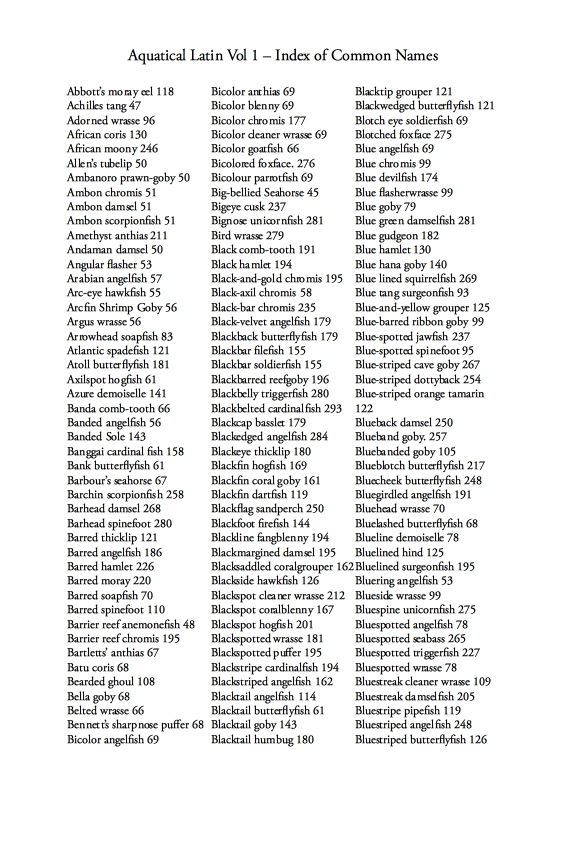
#> input picture index_samples/Cnames.jpg, 576 x 864 px
$ python Bounding_boxes_index.py
#> lines starting #> are read from the running program, lines starting #| are printed output that depends on the picture; after the words box and inside, x2 and y2 are one past the last pixel; in counts of white or black regions, pixels touching at a corner belong together
import pytesseract
import cv2

# image = cv2.imread("index_samples/sample_1.png")
image = cv2.imread("index_samples/Cnames.jpg")
#> image is the input picture: shape (864, 576, 3); mean B, G, R 235.7, 235.7, 235.8

gray = cv2.cvtColor(image, cv2.COLOR_BGR2GRAY)

# cv2.imwrite("index_samples/sample_1_gray.png", gray)

blur = cv2.GaussianBlur(gray, (7,7), 0)
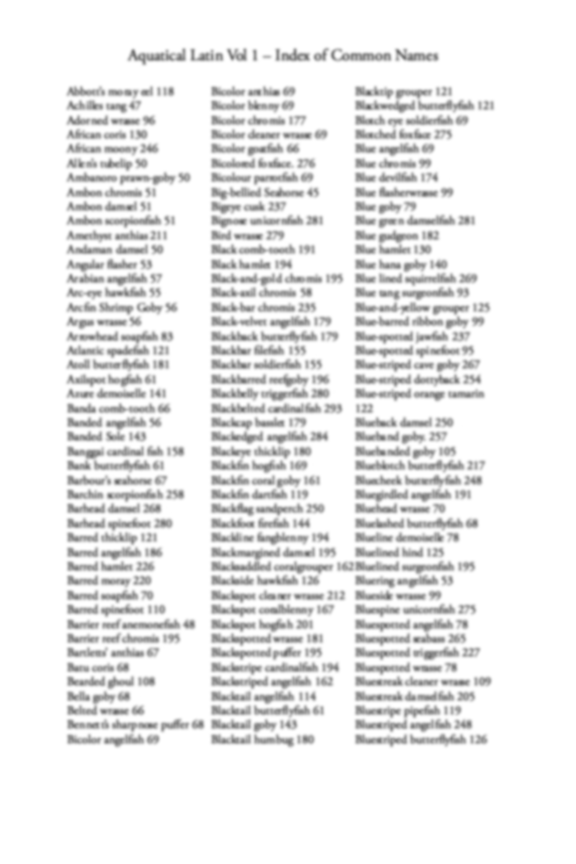
#> blur: shape (864, 576); min 106, max 255, mean 235.8

# cv2.imwrite("index_samples/sample_1_blur.png", blur)

thresh = cv2.threshold(blur, 0, 255, cv2.THRESH_BINARY_INV + cv2.THRESH_OTSU)[1]
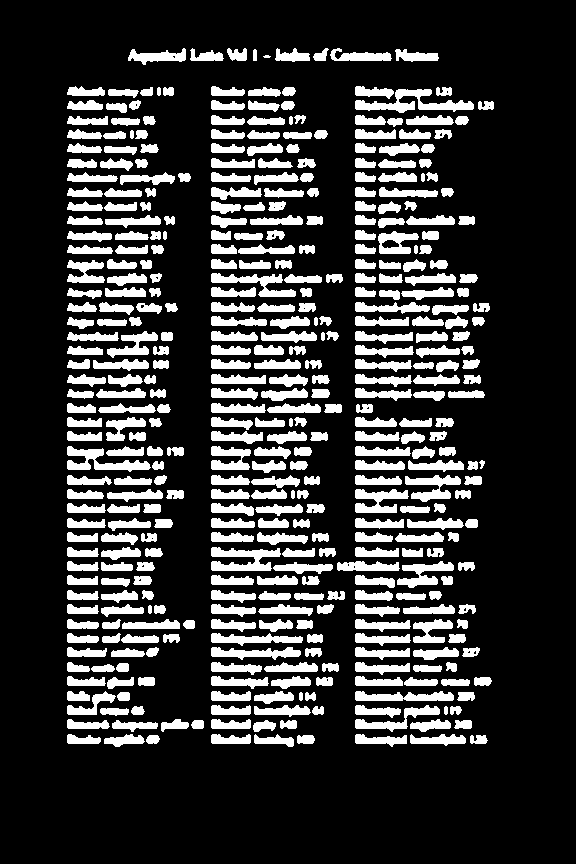
#> thresh: shape (864, 576); 20.4% white; 430 white regions (1 under 20 px), largest, box (x1, y1, x2, y2) and area: (355, 89, 474, 113) 1183, (211, 547, 281, 571) 1002, (67, 446, 151, 472) 926

# cv2.imwrite("index_samples/sample_1_thresh.png", thresh)

kernal = cv2.getStructuringElement(cv2.MORPH_RECT, (3, 13))

dilate = cv2.dilate(thresh, kernal, iterations=1)
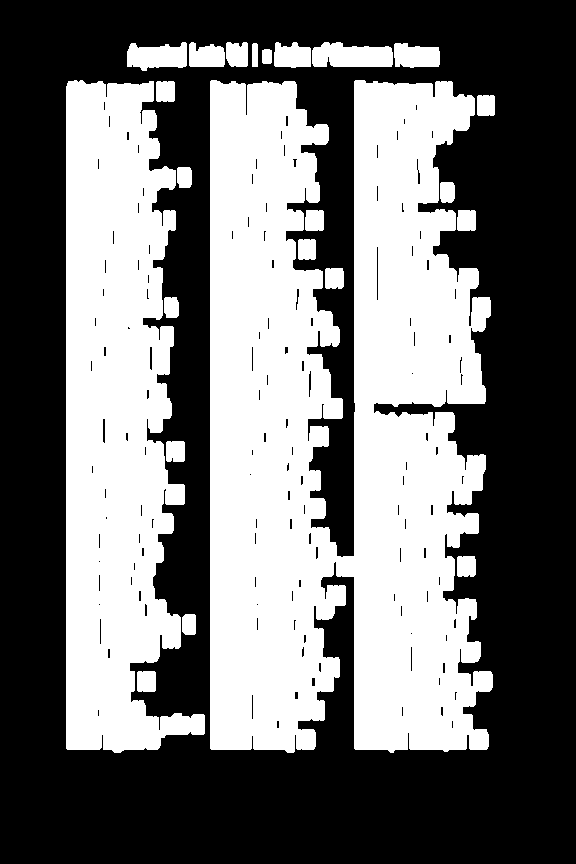
#> dilate: shape (864, 576); 44.6% white; 23 white regions

# cv2.imwrite("index_samples/sample_1_dilated.png", dilate)

cnts = cv2.findContours(dilate, cv2.RETR_EXTERNAL, cv2.CHAIN_APPROX_SIMPLE)
#> cnts = 23 contours; largest, box (x1, y1, x2, y2) and area: (210, 80, 493, 753) 145306, (66, 80, 205, 753) 63834, (312, 42, 393, 67) 1580, (127, 42, 187, 71) 1215, (394, 43, 440, 68) 894

cnts = cnts[0] if len(cnts) == 2 else cnts[1]

cnts = sorted(cnts, key=lambda x: cv2.boundingRect(x)[0])

# [5 lines of commented-out code are left out]

results = []
for c in cnts:
    x, y, w, h = cv2.boundingRect(c)
    if h > 200 and w > 20:
        roi = image[y:y+h, x:x+h]
        cv2.rectangle(image, (x, y), (x+w, y+h), (36, 255, 12), 2)
#> (the run stopped early here; a loop or call above may not have finished)
